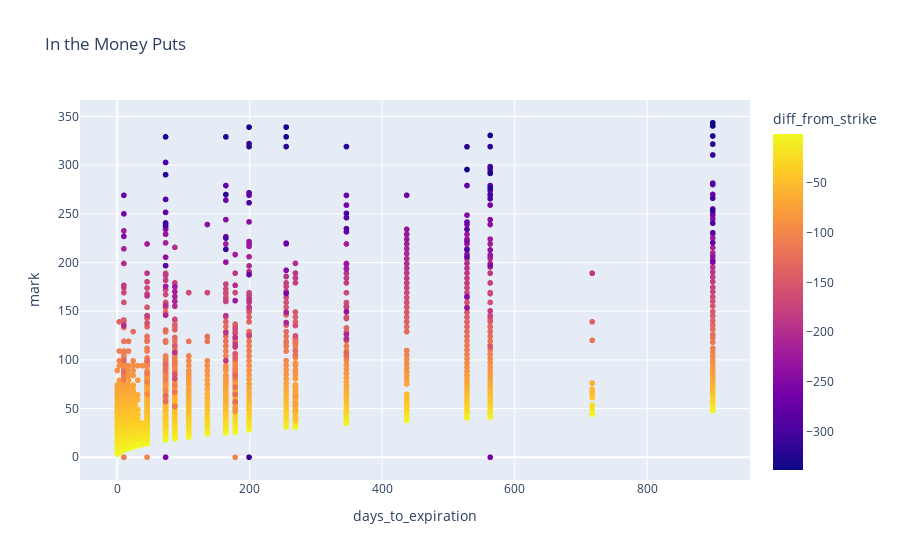

The notebook cell this image was saved under:
### Code cell
px.scatter(spy_options_in_the_money_puts, x = 'days_to_expiration', y = 'mark', color = 'diff_from_strike', hover_data = ['strike'], title="In the Money Puts")

### Figure 1 — Plotly figure (JSON) as saved in the notebook; plotly's stock layout.template omitted (floating-point values rounded to 4 significant figures; data arrays with more than 128 entries replaced by an {"elided": "..."} marker saying what was removed)
{"data": [{"customdata": {"elided": "1958x1 float values"}, "hovertemplate": "days_to_expiration=%{x}<br>mark=%{y}<br>strike=%{customdata[0]}<br>diff_from_strike=%{marker.color}<extra></extra>", "legendgroup": "", "marker": {"color": {"elided": "1958 float values"}, "coloraxis": "coloraxis", "symbol": "circle"}, "mode": "markers", "name": "", "showlegend": false, "type": "scattergl", "x": {"elided": "1958 int values"}, "xaxis": "x", "y": {"elided": "1958 float values"}, "yaxis": "y"}], "layout": {"coloraxis": {"colorbar": {"title": {"text": "diff_from_strike"}}, "colorscale": [[0, "#0d0887"], [0.1111, "#46039f"], [0.2222, "#7201a8"], [0.3333, "#9c179e"], [0.4444, "#bd3786"], [0.5556, "#d8576b"], [0.6667, "#ed7953"], [0.7778, "#fb9f3a"], [0.8889, "#fdca26"], [1, "#f0f921"]]}, "legend": {"tracegroupgap": 0}, "title": {"text": "In the Money Puts"}, "xaxis": {"anchor": "y", "domain": [0, 1], "title": {"text": "days_to_expiration"}}, "yaxis": {"anchor": "x", "domain": [0, 1], "title": {"text": "mark"}}}}
